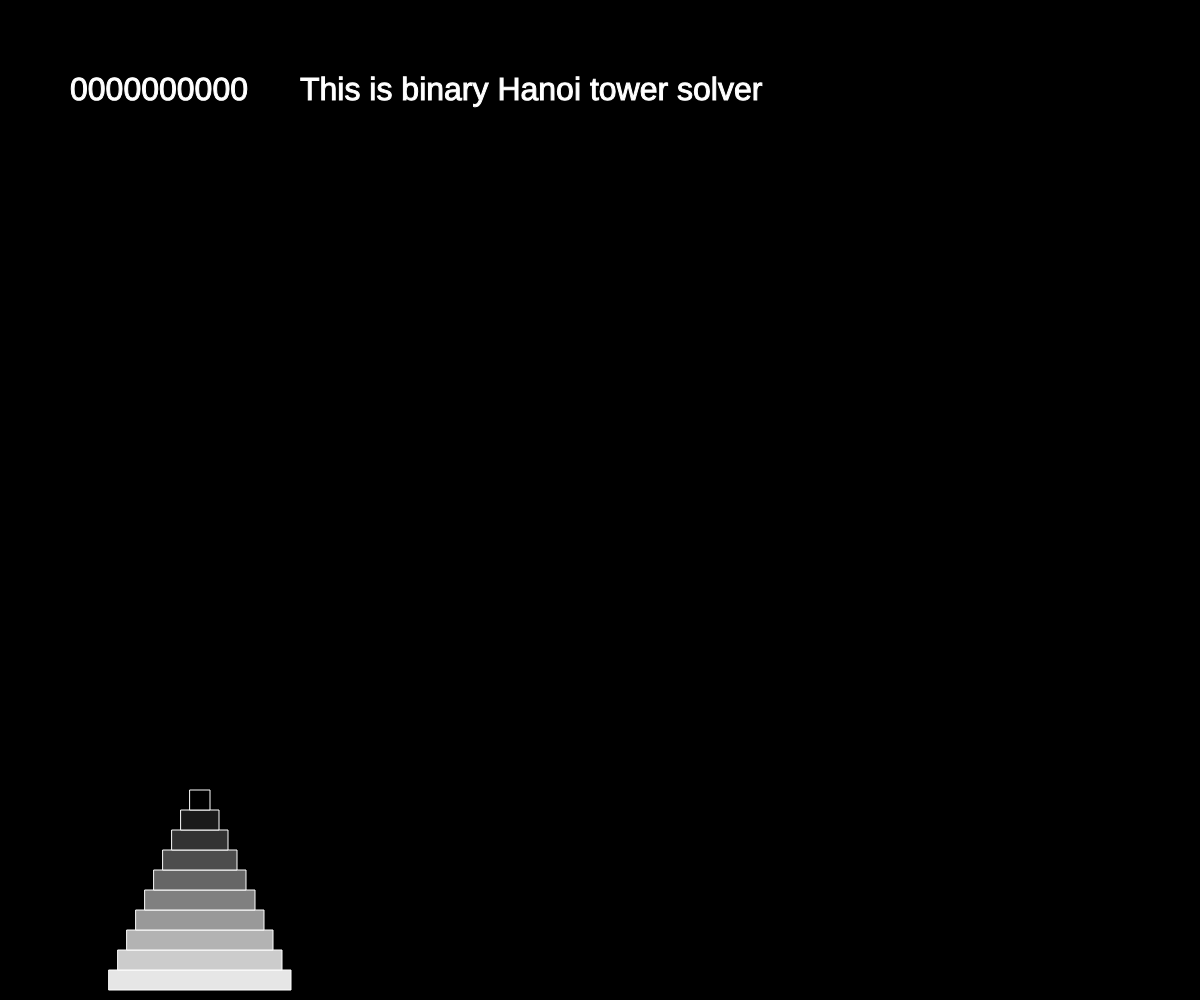
Frame 1 (no input)
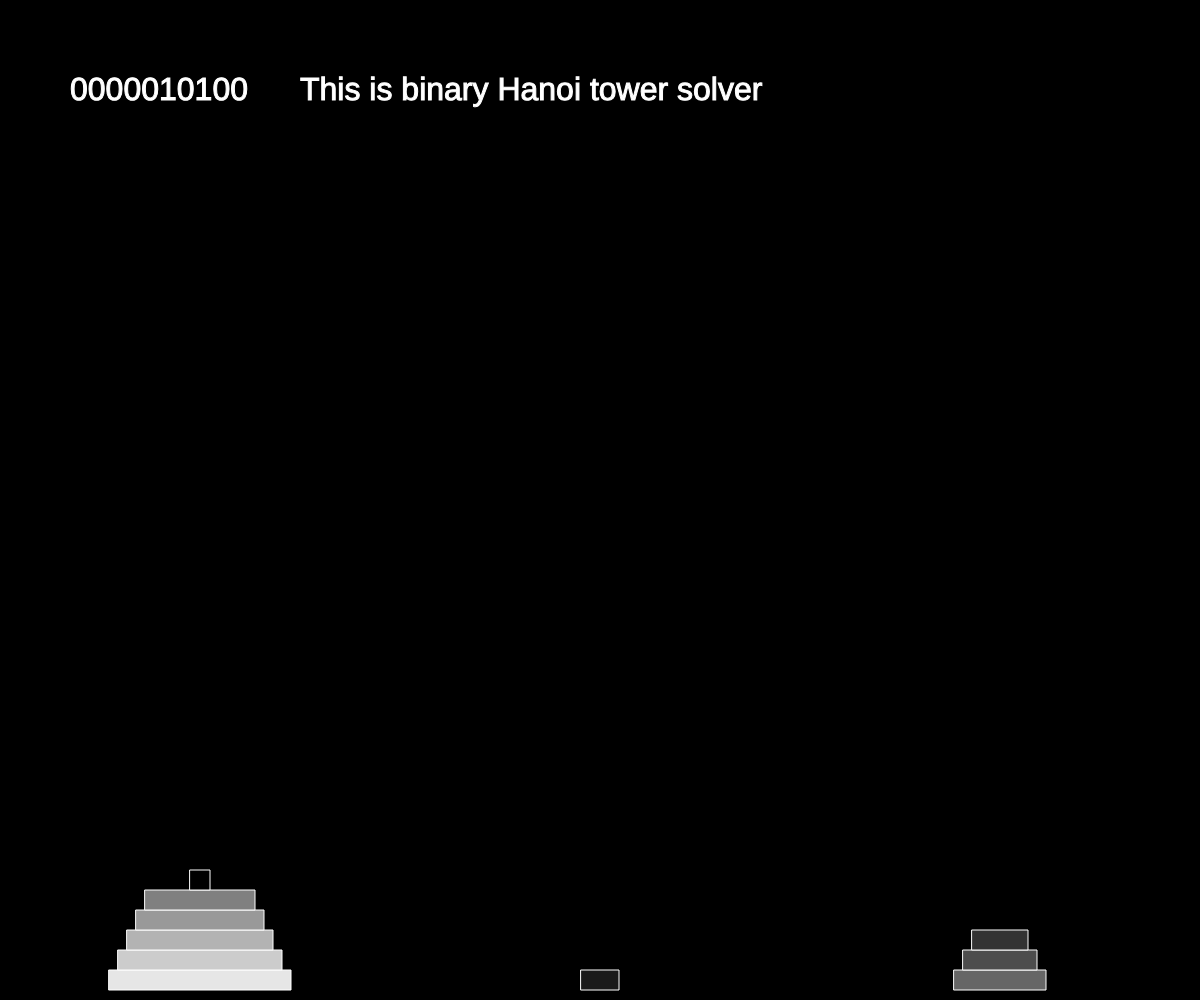
Frame 60 (no input)
Frame 120 (the mouse pressed at the canvas centre since frame 60): identical to frame 60, image omitted

The p5.js sketch that drew these frames (run headless with seeded random() and noise() and a simulated clock; from frame 60 on, the mouse is pressed at the canvas centre):

// p5.js sketch
// ── sketch.js
if (!Array.prototype.last){
    Array.prototype.last = function(){
        return this[this.length - 1];
    };
};


let count = 0;
let sizes;
const NUM_DIGITS = 10;
const timeCount = 50;
const maxCount = (1 << NUM_DIGITS) - 1;
const disks = [];
const sticks = [[], [], []];
let lastState;

function setup() {
	const cnv = createCanvas(windowWidth, windowHeight);
	rectMode(CENTER);
	sizes = [20, width / 6];

	for (let i = 0; i < NUM_DIGITS; i++) {	
		disks[i] = new Disk(i);
	}

	for (let i = 0; i < NUM_DIGITS; i++) {
		sticks[0][i] = NUM_DIGITS - i - 1;
	}

	lastState = addZeros(count.toString(2))
	
	nextCount();
}

function draw() {
	
	background(0);
	stroke(255);
	fill(255);
	textSize(32);
	text(lastState, 70, 100);
	text("This is binary Hanoi tower solver", 300, 100);

	// render all disks
	for (let i = 0; i < sticks.length; i++) {
		for (let j = 0; j < sticks[i].length; j++) {
			const ind = sticks[i][j];
			disks[ind].show(i, j);	
		}
	}


}

function compareStates(st0, st1) {
	for (let i = 0; i < st0.length; i++) {
		if(st0[i] !== st1[i]){
			return st0.length - i - 1;
		}
	}
	return -1;
}

function moveDisk(ind) {

	const start = disks[ind].i;

	let end = ( start + 1 ) % 3;
	if(sticks[end].last() < ind) {
		end = ( start + 2 ) % 3;
		if(sticks[end].last() < ind) {
			return false;
		}
	}

	const elem = sticks[start].pop();
	sticks[end].push(elem);

	return true;
}

function addZeros(s) {
	return ('0'.repeat(NUM_DIGITS) + s).slice(-NUM_DIGITS);
}


function nextCount() {
	setTimeout(() => {
		count++;
		const oldState = lastState;
		lastState = addZeros(count.toString(2))
		if( moveDisk(compareStates(oldState, lastState)) ) {
			if(count < maxCount) {
				nextCount();
			}
		} else {
			console.log('some error');
		}

	}, timeCount);
}



class Disk{
	
	constructor(ind) {
		this.ind = ind;
		this.width = map(this.ind, 0, NUM_DIGITS, sizes[0], sizes[1]);
		this.height = sizes[1] / 10;
		this.i = 0;
		this.j = ind;
	}

	show(i, j) {
		this.i = i;
		this.j = j;
		this.pos = createVector(width * (i + .5) / 3, height - (j + 1) * this.height);
		fill(map(this.ind, 0, NUM_DIGITS, 0, 255));
		rect(this.pos.x, this.pos.y, this.width, this.height);
	}

}
